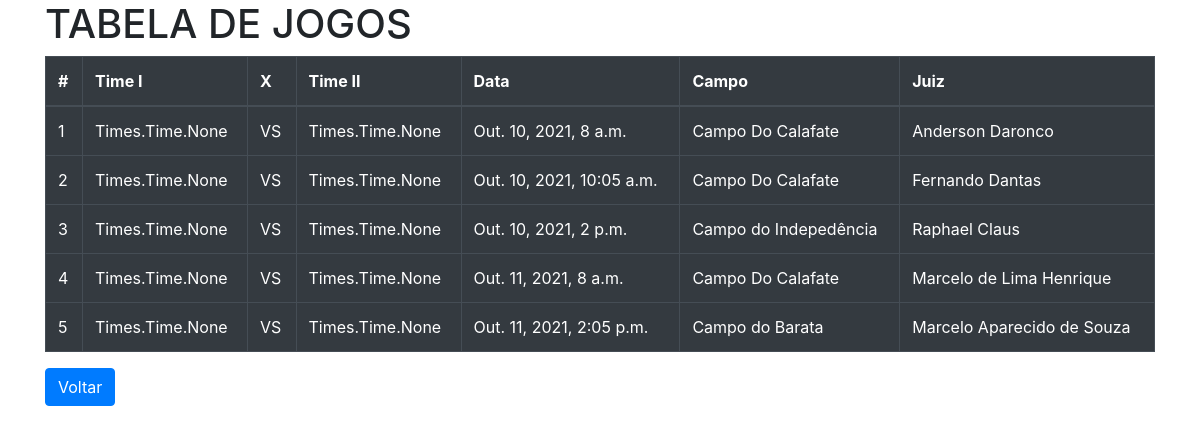
Page /jogos on the committed database.
### Jogos/models.py (models this page shows, shortened)
class Jogo(models.Model):
    Jogo_Time = models.ManyToManyField(Time)
    Jogo_Data= models.DateTimeField('Data/Hora')
    Jogo_Campo = models.ForeignKey(Campo, on_delete=models.CASCADE)
    Jogo_Juiz = models.ForeignKey(Juiz, on_delete=models.CASCADE)

### Campos/models.py (models this page shows)
class Campo(models.Model):
    Campo_Nome = models.CharField('Nome', max_length=60)
    Campo_End = models.CharField('Endereco', max_length=100)
    Campo_Maps = models.CharField('Link_Maps', max_length=200)
    def __str__(self):
        return self.Campo_Nome

### Juizes/models.py (models this page shows)
class Juiz(models.Model):
    Juiz_Nome = models.CharField('Nome', max_length=50)
    def __str__(self):
        return self.Juiz_Nome

### Jogos/views.py (the view)
# urls.py: path('jogos', jogos, name='jogos'),
def jogos(request):
    context ={
        'jogos': Jogo.objects.all()
    }
    return render(request, 'jogos.html', context)

### Jogos/templates/jogos.html (shortened to what this page needs)
{% load bootstrap4 %}
<!DOCTYPE html>
<html lang="pt-br">
<head>
    {% bootstrap_css %}
</head>
<body>
<div class="container">
    <h1>TABELA DE JOGOS</h1>
<table class="table table-bordered table-dark">
    <thead>
    <tr>
        <th scope="col">#</th>
        <th scope="col">Time I</th>
        <th scope="col">X</th>
        <th scope="col">Time II</th>
        <th scope="col">Data</th>
        <th scope="col">Campo</th>
        <th scope="col">Juiz</th>
    </tr>
    </thead>
    <tbody>
    {% for jogos in jogos %}
    <tr>
        <td scope="row"> {{jogos.id}}</td>
        <td scope="row"> {{jogos.Jogo_Time}}</td>
        <td scope="row">VS </td>
        <td scope="row"> {{jogos.Jogo_Time}}</td>
        <td scope="row"> {{jogos.Jogo_Data}}</td>
        <td scope="row"> {{jogos.Jogo_Campo}}</td>
        <td scope="row"> {{jogos.Jogo_Juiz}}</td>
    </tr>
    {% endfor %}
    </tbody>
</table>
<input type="button" class="btn btn-primary" value="Voltar" onClick="index()">
</body>
</html>

### rows in the picture
Jogo: id "1", Jogo_Time "Times.Time.None", Jogo_Data "Out. 10, 2021, 8 a.m.", Jogo_Campo "Campo Do Calafate", Jogo_Juiz "Anderson Daronco"
Jogo: id "2", Jogo_Time "Times.Time.None", Jogo_Data "Out. 10, 2021, 10:05 a.m.", Jogo_Campo "Campo Do Calafate", Jogo_Juiz "Fernando Dantas"
Jogo: id "3", Jogo_Time "Times.Time.None", Jogo_Data "Out. 10, 2021, 2 p.m.", Jogo_Campo "Campo do Indepedência", Jogo_Juiz "Raphael Claus"
Jogo: id "4", Jogo_Time "Times.Time.None", Jogo_Data "Out. 11, 2021, 8 a.m.", Jogo_Campo "Campo Do Calafate", Jogo_Juiz "Marcelo de Lima Henrique"
Jogo: id "5", Jogo_Time "Times.Time.None", Jogo_Data "Out. 11, 2021, 2:05 p.m.", Jogo_Campo "Campo do Barata", Jogo_Juiz "Marcelo Aparecido de Souza"
